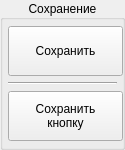
           <widget class="QGroupBox" name="Save_but_GB">
            <property name="minimumSize">
             <size>
              <width>125</width>
              <height>150</height>
             </size>
            </property>
            <property name="maximumSize">
             <size>
              <width>125</width>
              <height>150</height>
             </size>
            </property>
            <property name="layoutDirection">
             <enum>Qt::LayoutDirection::LeftToRight</enum>
            </property>
            <property name="title">
             <string>Сохранение</string>
            </property>
            <property name="alignment">
             <set>Qt::AlignmentFlag::AlignCenter</set>
            </property>
            <layout class="QVBoxLayout" name="verticalLayout_2">
             <property name="spacing">
              <number>5</number>
             </property>
             <property name="leftMargin">
              <number>5</number>
             </property>
             <property name="topMargin">
              <number>5</number>
             </property>
             <property name="rightMargin">
              <number>5</number>
             </property>
             <property name="bottomMargin">
              <number>5</number>
             </property>
             <item>
              <widget class="QPushButton" name="Save_Button_pushButton">
               <property name="sizePolicy">
                <sizepolicy hsizetype="Preferred" vsizetype="Preferred">
                 <horstretch>0</horstretch>
                 <verstretch>0</verstretch>
                </sizepolicy>
               </property>
               <property name="minimumSize">
                <size>
                 <width>115</width>
                 <height>50</height>
                </size>
               </property>
               <property name="maximumSize">
                <size>
                 <width>120</width>
                 <height>50</height>
                </size>
               </property>
               <property name="text">
                <string>Сохранить</string>
               </property>
              </widget>
             </item>
             <item>
              <widget class="Line" name="line">
               <property name="orientation">
                <enum>Qt::Orientation::Horizontal</enum>
               </property>
              </widget>
             </item>
             <item>
              <widget class="QPushButton" name="Save_new_pushButton">
               <property name="sizePolicy">
                <sizepolicy hsizetype="Preferred" vsizetype="Preferred">
                 <horstretch>0</horstretch>
                 <verstretch>0</verstretch>
                </sizepolicy>
               </property>
               <property name="minimumSize">
                <size>
                 <width>115</width>
                 <height>50</height>
                </size>
               </property>
               <property name="maximumSize">
                <size>
                 <width>120</width>
                 <height>50</height>
                </size>
               </property>
               <property name="text">
                <string>Сохранить
кнопку</string>
               </property>
              </widget>
             </item>
            </layout>
           </widget>
